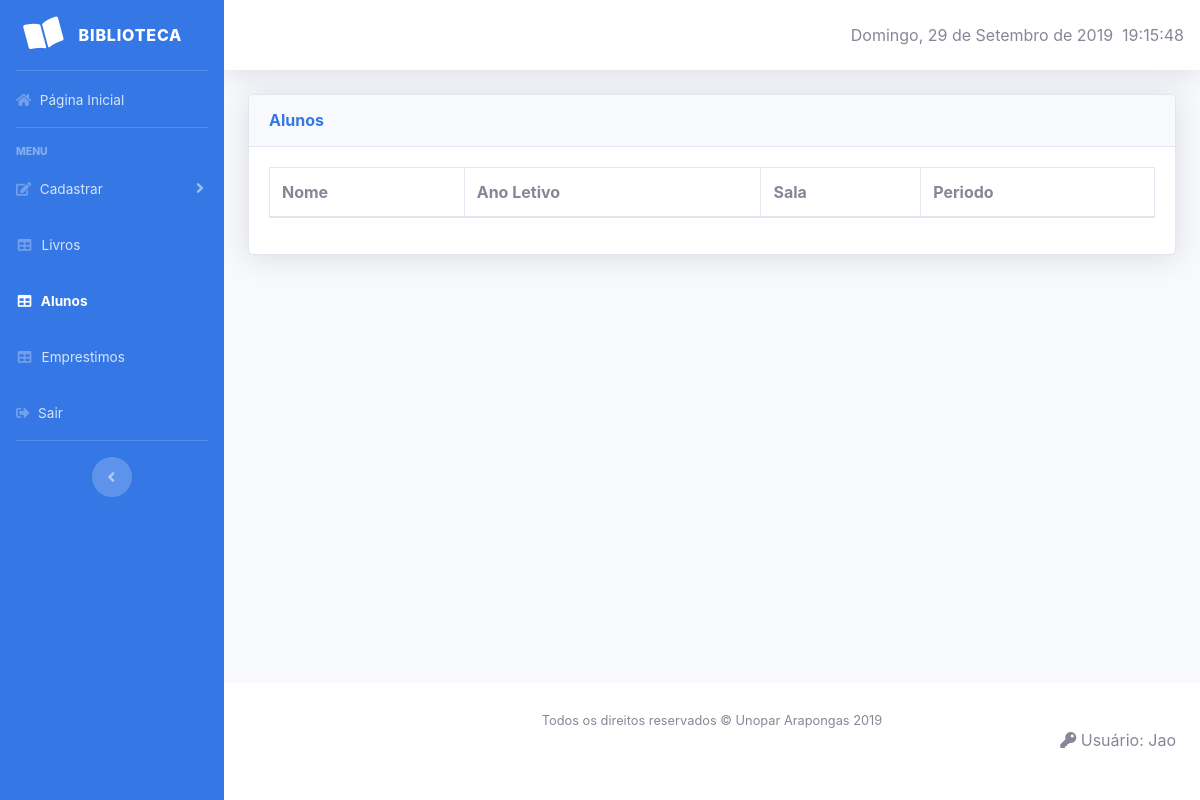
Page /view/interface_rel_aluno.php (signed in) on the earlier database version.
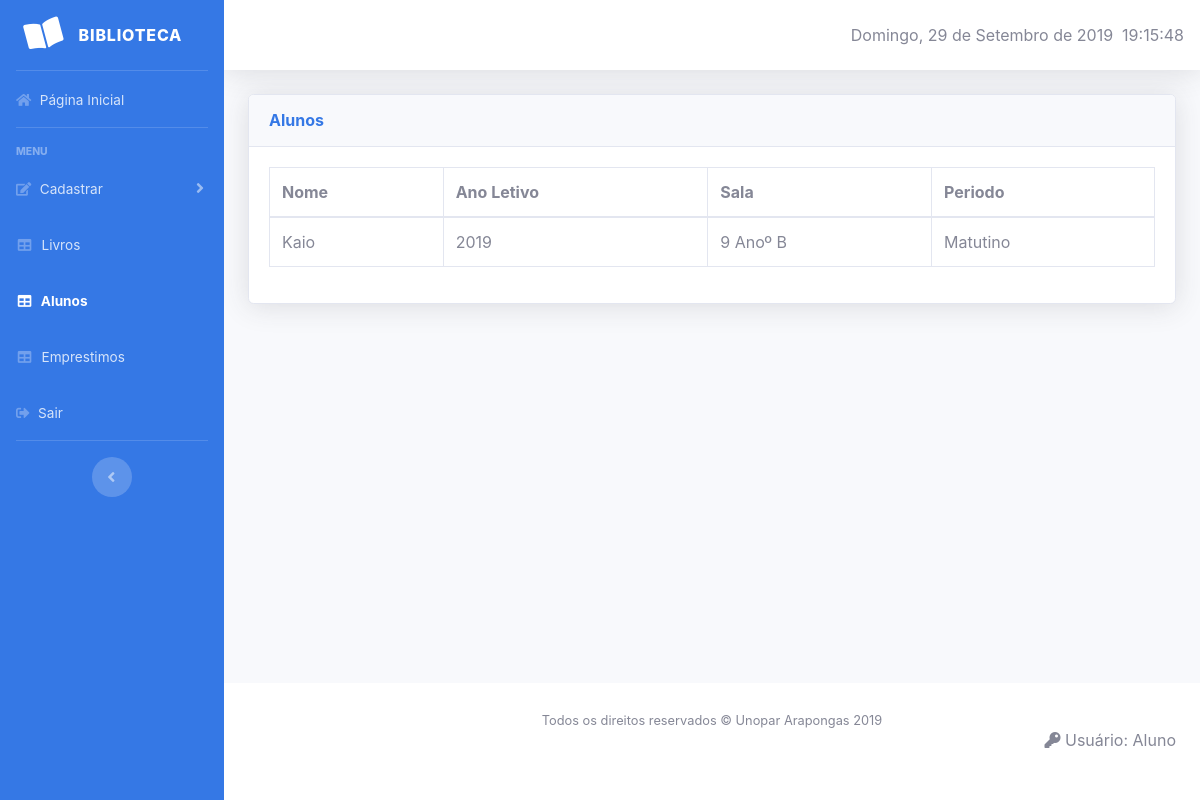
Same page on the later database version.
### tables this page shows
CREATE TABLE `alunos` (
  `id_aluno` int(5) NOT NULL,
  `nome_aluno` varchar(40) NOT NULL,
  `sala_aluno` varchar(5) NOT NULL,
  `turma_aluno` varchar(5) NOT NULL,
  `ano_letivo` varchar(4) NOT NULL,
  `id_periodo` int(5) NOT NULL
);

CREATE TABLE `periodo` (
  `id_periodo` int(5) NOT NULL,
  `desc_periodo` varchar(15) NOT NULL
);

### view/interface_rel_aluno.php (the view, shortened to what the changed rows need)
<?php include "../control/conexao_banco.php"; ?>
<!DOCTYPE html>
<html lang="en">
<head>
    <link href="../vendor/fontawesome-free/css/all.min.css" rel="stylesheet" type="text/css">
    <link href="../css/sb-admin-2.min.css" rel="stylesheet">
    <link href="../vendor/datatables/dataTables.bootstrap4.min.css" rel="stylesheet">
</head>
<body id="page-top">
    <div id="wrapper">
        <div id="content-wrapper" class="d-flex flex-column">
            <div id="content">
                <div class="container-fluid">
                    <div class="card shadow mb-4">
                        <div class="card-body">
                            <div class="table-responsive">
                                <table class="table table-bordered" id="dataTable" width="100%" cellspacing="0">
                                    <thead>
                                        <tr>
                                            <th>Nome</th>
                                            <th>Ano Letivo</th>
                                            <th>Sala</th>
                                            <th>Periodo</th>
                                        </tr>
                                    </thead>
                                    <tbody>
                                        <?php
                                    $sql=mysqli_query($conexao, "SELECT * FROM alunos JOIN periodo ON alunos.id_periodo = periodo.id_periodo WHERE id_aluno <> 0");
                                    while($row = mysqli_fetch_array($sql)){ ?>
                                        <tr>
                                            <td><?php echo $row['nome_aluno'];?></td>
                                            <td><?php echo $row['ano_letivo'];?></td>
                                            <td><?php echo $row['sala_aluno'],"º ", $row['turma_aluno']; ?></td>
                                            <td><?php echo $row['desc_periodo'];?></td>
                                        </tr>
                                        <?php } ?>
                                    </tbody>
                                </table>
                            </div>
                        </div>
                    </div>
                </div>
            </div>
            <footer class="sticky-footer bg-white">
                <div class="container my-auto">
                    <div class="copyright text-center my-auto">
                        <span>Todos os direitos reservados &copy; Unopar Arapongas 2019</span>
                    </div>
                    <p class="text-right"> <i class="fas fa-key"></i> Usuário: <?php echo $_SESSION['usuarioNome']?></p>
                </div>
            </footer>
        </div>
    </div>
</body>
</html>

Differences in the rows shown:
added alunos: nome_aluno "Kaio", ano_letivo "2019", sala_aluno "9 Ano", turma_aluno "B", id_periodo.desc_periodo "Matutino"
Other differences:
$_SESSION['usuarioNome']: "Jao" → "Aluno"
